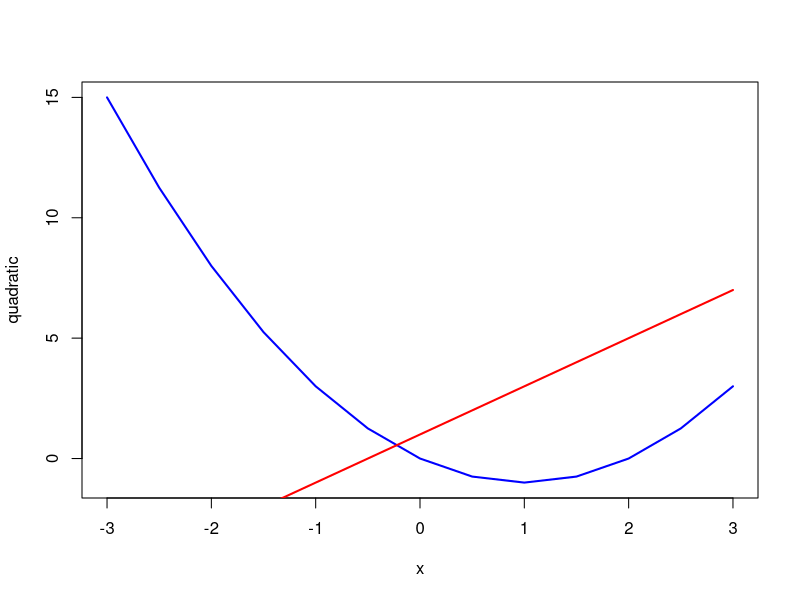
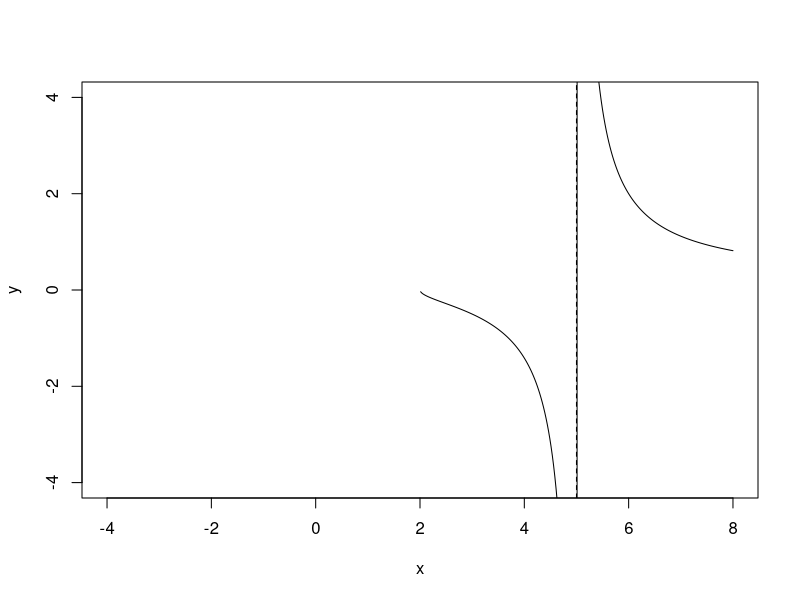

The R source for these figures, in order:
# Chapter 4: Function tables and graphs
x <- seq(-3, 3, by=0.5)
linear <- 2*x+1; quadratic <- x^2-2*x
print(data.frame(x,linear,quadratic))
plot(x,quadratic,type="l",col="blue",lwd=2); lines(x,linear,col="red",lwd=2)
# Domain investigation
x <- seq(-4,8,length.out=500)
y <- ifelse(x>=2 & abs(x-5)>1e-8,sqrt(pmax(x-2,0))/(x-5),NA_real_)
plot(x,y,type="l",ylim=c(-4,4)); abline(v=5,lty=2)
# Secant slopes
f <- function(x) x^2
h <- c(1,.5,.1,.01,.001)
print(data.frame(h,slope=(f(2+h)-f(2))/h))
